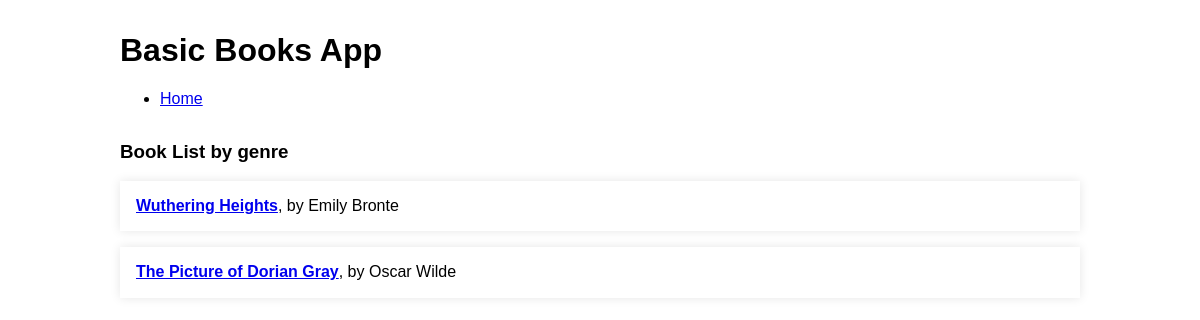
Page /tag/gothic on the committed database.
### tables this page shows
CREATE TABLE books (
    id INTEGER PRIMARY KEY AUTOINCREMENT,
    title TEXT NOT NULL,
    author TEXT NOT NULL,
    genre TEXT NOT NULL,
    description TEXT
);

### app.py (the view)
@app.route('/tag/<genre>')
def tag_list(genre):
    books = get_tag_list(genre)
    return render_template('tag.html', books=books)

### app.py (called while the page is built)
def get_db_connection():
    conn = sqlite3.connect('database.db')
    conn.row_factory = sqlite3.Row
    return conn

def get_tag_list(genre):
    conn = get_db_connection()
    books = conn.execute('SELECT * FROM books WHERE genre = ?', (genre,)).fetchall()
    conn.close()
    if books is None:
        abort(404)
    return books

### templates/tag.html
{% extends 'base.html' %}
{% block content %}
    <div class="content">
        <h3>Book List by genre</h3>
        <div class="list">
        {% for book in books %}
        <div class="list-item">
        <a href="{{ url_for('details', book_id=book['id']) }}"><strong>{{ book['title'] }}</strong></a>, by {{ book['author'] }}
        </div>
        {% endfor %}
        </div>
    </div>
{% endblock %}

### static/css/style.css (style rules this page uses)
body { font-family: Helvetica, sans-serif; margin: 0; padding: 0; }
.list-item { padding: 1em; margin: 1em 0; box-shadow: 0 0 10px rgba(0, 0, 0, 0.1); }

### rows in the picture
books: title "Wuthering Heights", author "Emily Bronte"
books: title "The Picture of Dorian Gray", author "Oscar Wilde"
